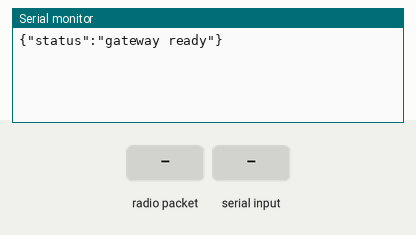
This sketch was run on a simulated ESP32. On the bench: the last lines printed to the serial monitor. The test bench sets the inputs (shaded band).

Above: at 1.4 s.
1.5 s: radio packet "1" arrives
At 2.1 s:
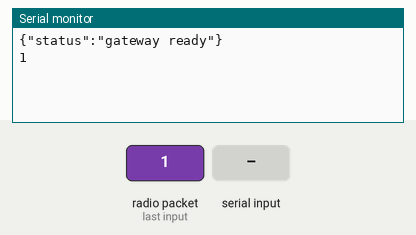
3.0 s: "1\n" received over Serial
At 3.3 s:
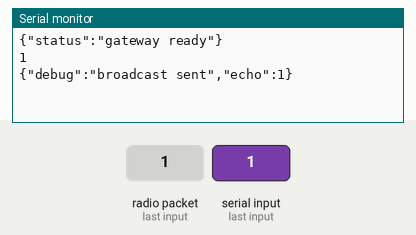

Measured:
- after the input at 1.5 s, the serial monitor: prints a new line at once (image 1)
- after the input at 3.0 s, the serial monitor: prints a new line at once (image 2)

The sketch:

gateway.ino
```cpp
/*
  Wireless Quiz - GATEWAY firmware
  --------------------------------
  Flash this onto ONE ESP32. It sits between your PC (over USB serial)
  and the 9 node ESP32s (over ESP-NOW).

  It does two simple jobs and does NOT parse any JSON itself:
    1. PC -> Gateway (Serial)   -> broadcast over ESP-NOW to all nodes
    2. Node -> Gateway (ESP-NOW) -> forward straight to Serial (PC)

  Serial settings: 115200 baud, newline-terminated lines.

  Required library: none beyond the ESP32 Arduino core
  ("esp32 by Espressif Systems" in Boards Manager) — WiFi.h, esp_now.h
  and esp_wifi.h all come with it.
*/

#include <WiFi.h>
#include <esp_now.h>
#include <esp_wifi.h>
#include <string.h>

// Broadcast address: every ESP-NOW peer listens on this
static uint8_t BROADCAST_ADDR[6] = {0xFF, 0xFF, 0xFF, 0xFF, 0xFF, 0xFF};

// Fixed WiFi channel every board (gateway + all 9 nodes) must share.
// ESP-NOW peers must be on the same channel to talk to each other.
#define ESPNOW_CHANNEL 1

void onDataRecv(const esp_now_recv_info_t *info, const uint8_t *data, int len) {
  // A node sent us an answer. Forward it to the PC exactly as received,
  // one JSON line per message.
  Serial.write(data, len);
  Serial.write('\n');
}

// Newer ESP32 Arduino cores (IDF 5.x) pass a wifi_tx_info_t* here instead of
// a raw MAC pointer. If you're on an older core (IDF 4.x) and this fails to
// compile the other way, change the first parameter back to
// "const uint8_t *mac".
void onDataSent(const wifi_tx_info_t *tx_info, esp_now_send_status_t status) {
  // Uncomment for debugging broadcast delivery:
  // Serial.print("{\"send_status\":\""); Serial.print(status == ESP_NOW_SEND_SUCCESS ? "ok" : "fail"); Serial.println("\"}");
}

void setup() {
  Serial.begin(115200);
  delay(200);

  WiFi.mode(WIFI_STA);
  WiFi.disconnect();  // make sure we're not trying to join a router
  esp_wifi_set_channel(ESPNOW_CHANNEL, WIFI_SECOND_CHAN_NONE);

  if (esp_now_init() != ESP_OK) {
    Serial.println("{\"error\":\"esp_now_init failed\"}");
    while (true) delay(1000);
  }

  esp_now_register_recv_cb(onDataRecv);
  esp_now_register_send_cb(onDataSent);

  // Register the broadcast address as a peer so we can send questions to it
  esp_now_peer_info_t peer = {};
  memcpy(peer.peer_addr, BROADCAST_ADDR, 6);
  peer.channel = ESPNOW_CHANNEL;
  peer.encrypt = false;
  esp_now_add_peer(&peer);

  Serial.println("{\"status\":\"gateway ready\"}");
}

void loop() {
  // Read one line at a time from the PC and broadcast it verbatim.
  // Expected format from the PC, e.g.:
  //   {"qid":1,"text":"The sky is blue","window":8}
  if (Serial.available()) {
    String line = Serial.readStringUntil('\n');
    line.trim();
    if (line.length() > 0 && line.length() <= 240) {
      esp_now_send(BROADCAST_ADDR, (const uint8_t *)line.c_str(), line.length());
      Serial.print("{\"debug\":\"broadcast sent\",\"echo\":");
      Serial.print(line);
      Serial.println("}");
    }
  }
}
```
